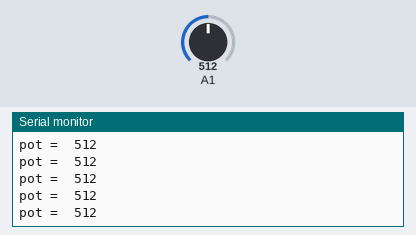
A sketch run on a simulated Arduino Uno, built with avr-gcc and run on an emulated ATmega328P. On the bench: the last lines printed to the serial monitor. Inputs (shaded band) come from the test bench; at power-on: A1 = 512.

Above: at 1.2 s.
1.3 s: A1 set to 716
At 1.56 s:
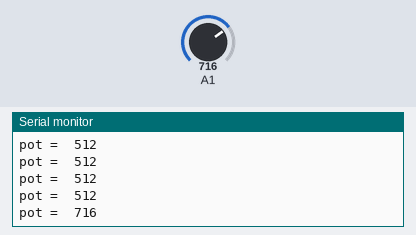
2.8 s: A1 set to 900
At 2.96 s:
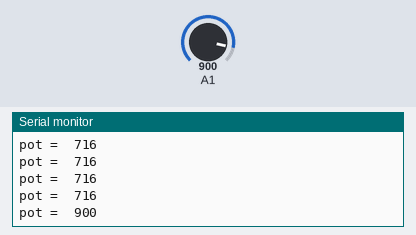
Timing chart, 0 to 5.8 s (numbered marks = the images above; inputs shaded):
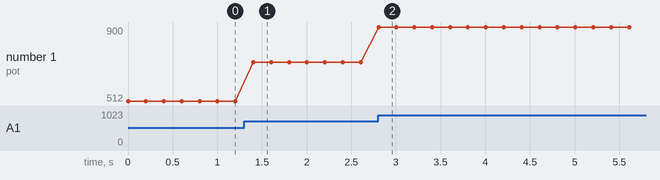

Measured:
- after the input at 1.3 s, the serial monitor: prints a new line after 0.10 s (image 1)
- after the input at 2.8 s, the serial monitor: prints a new line at once (image 2)
- plotted number 1: 512 → 716 after the input at 1.3 s, 716 → 900 after the input at 2.8 s

The sketch:

Potentiometer_1.ino
```cpp
void setup() {
  Serial.begin(9600);
}

void loop() {
  int potValue = analogRead(A1);

  Serial.print("pot =  ");
  Serial.println(potValue);

  delay(200);
}
```
